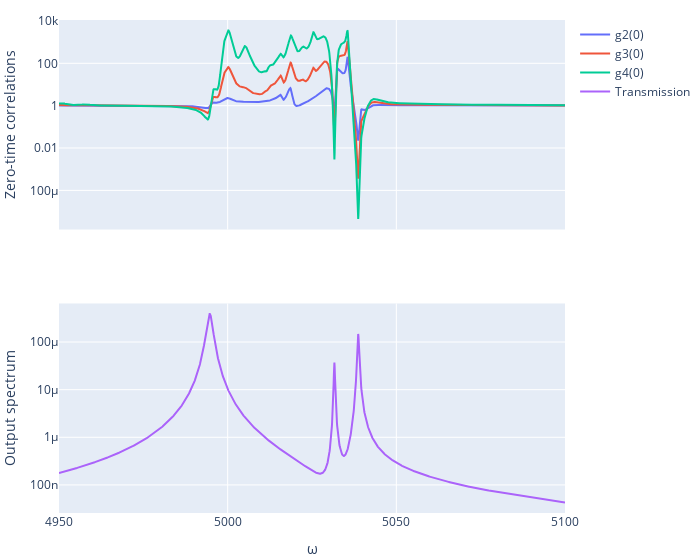

The notebook cell this image was saved under:
### Code cell
wc = 5e3 # frequencies in MHz

det = 30

cavity = Cavity(
    num_emitters=2,
    num_photons=5,
    cavity_freq=wc,
    emitter_freq=[wc+det, wc+det+5],
    g=10,
    gamma=33e-3,
    dephasing=66e-3,
    kappa=2,
)

drive_frequencies = np.linspace(4.95e3, 5.1e3, 2000)

fig = g_correlation_swept_pump(
    cavity, orders=[2,3,4], drive_frequencies=drive_frequencies, parallel=True, pump_power=cavity.kappa/100,
)
fig.update_yaxes(type='log', row=1, col=1)
fig.update_yaxes(type='log', row=2, col=1)
fig.update_layout(width=700, margin=dict(l=20, r=20, t=20, b=5))

### Figure 1 — Plotly figure (JSON) as saved in the notebook; plotly's stock layout.template omitted (floating-point values rounded to 4 significant figures; data arrays with more than 128 entries replaced by an {"elided": "..."} marker saying what was removed)
{"data": [{"name": "g2(0)", "type": "scatter", "x": {"elided": "2000 float values"}, "xaxis": "x", "y": {"elided": "2000 float values"}, "yaxis": "y"}, {"name": "g3(0)", "type": "scatter", "x": {"elided": "2000 float values"}, "xaxis": "x", "y": {"elided": "2000 float values"}, "yaxis": "y"}, {"name": "g4(0)", "type": "scatter", "x": {"elided": "2000 float values"}, "xaxis": "x", "y": {"elided": "2000 float values"}, "yaxis": "y"}, {"name": "Transmission", "type": "scatter", "x": {"elided": "2000 float values"}, "xaxis": "x2", "y": {"elided": "2000 float values"}, "yaxis": "y2"}], "layout": {"margin": {"b": 5, "l": 20, "r": 20, "t": 20}, "width": 700, "xaxis": {"anchor": "y", "domain": [0, 1], "matches": "x2", "showticklabels": false}, "xaxis2": {"anchor": "y2", "domain": [0, 1], "title": {"text": "ω"}}, "yaxis": {"anchor": "x", "domain": [0.575, 1], "title": {"text": "Zero-time correlations"}, "type": "log"}, "yaxis2": {"anchor": "x2", "domain": [0, 0.425], "title": {"text": "Output spectrum"}, "type": "log"}}}
